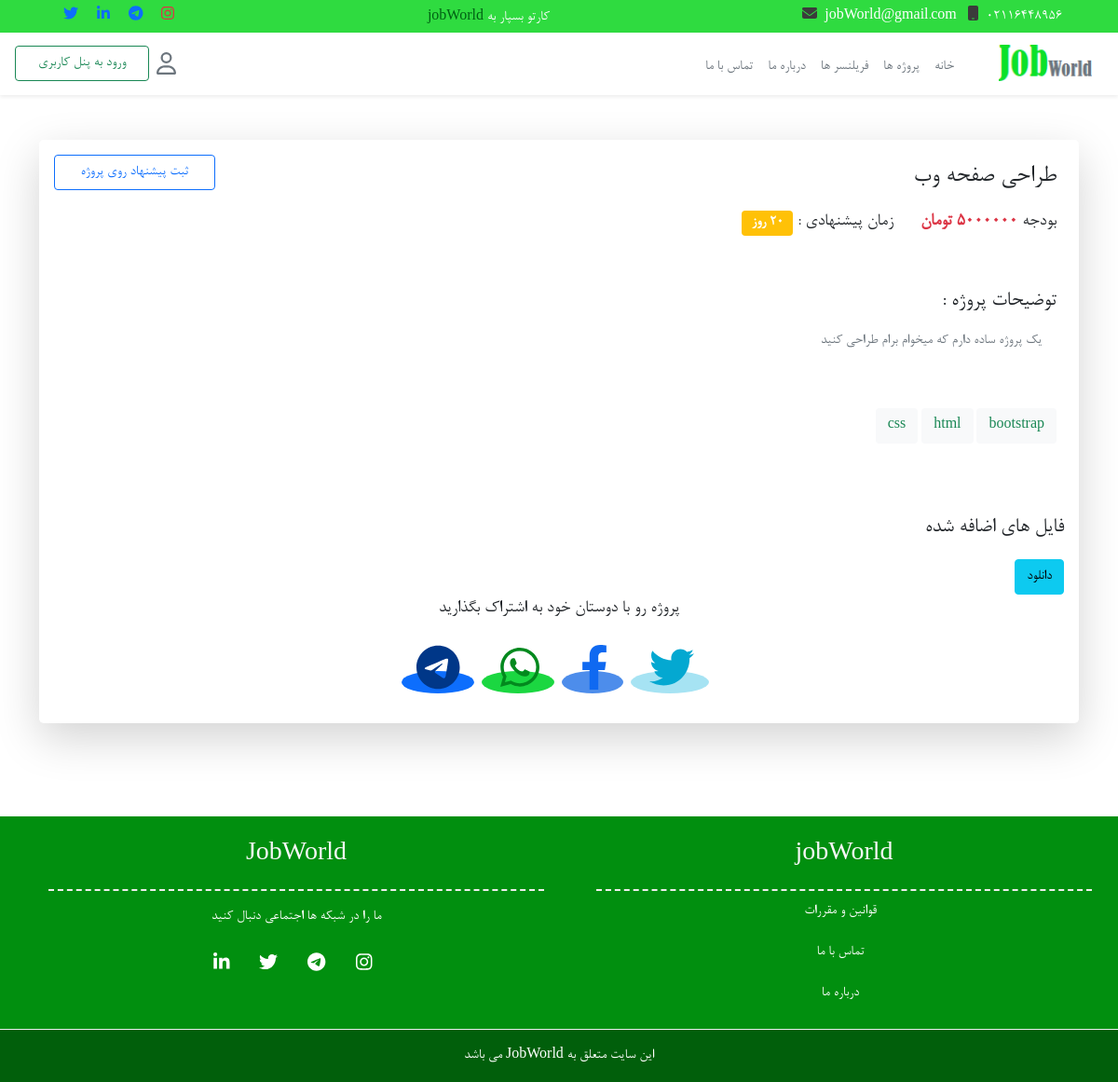
Screenshot of /jobWorld/view-project/11 (signed in) with the database file from the repository.
### tables this page shows
CREATE TABLE `websetting` (
  `id` int(10) UNSIGNED NOT NULL,
  `title` varchar(255) NOT NULL,
  `description` text NOT NULL,
  `title_header` varchar(255) DEFAULT NULL,
  `description_header` varchar(255) DEFAULT NULL,
  `keywords` text DEFAULT NULL,
  `logo` text DEFAULT NULL,
  `icon` text DEFAULT NULL,
  `background_head` text NOT NULL,
  `phone` varchar(12) NOT NULL,
  `email` varchar(120) NOT NULL,
  `instagram` varchar(120) NOT NULL,
  `telegram` varchar(120) NOT NULL,
  `twitter` varchar(120) NOT NULL,
  `linkedin` varchar(120) NOT NULL,
  `created_at` datetime NOT NULL,
  `updated_at` datetime DEFAULT NULL
);

CREATE TABLE `menus` (
  `id` int(10) UNSIGNED NOT NULL,
  `name` varchar(120) NOT NULL,
  `url` varchar(255) NOT NULL,
  `parent_id` int(11) UNSIGNED DEFAULT NULL,
  `created_at` datetime NOT NULL,
  `updated_at` datetime DEFAULT NULL
);

CREATE TABLE `projects` (
  `id` int(10) UNSIGNED NOT NULL,
  `title` varchar(255) NOT NULL,
  `budget` decimal(11,0) NOT NULL,
  `suggested_time` int(10) UNSIGNED NOT NULL,
  `time_expire` int(11) NOT NULL,
  `description` text NOT NULL,
  `tags` varchar(255) DEFAULT NULL,
  `status` tinyint(4) NOT NULL DEFAULT 1 COMMENT '1 => open, 2 => completed , 3 => assigned',
  `image` text DEFAULT NULL,
  `freelancer_id` int(11) NOT NULL,
  `user_id` int(10) UNSIGNED NOT NULL,
  `cat_id` int(10) UNSIGNED NOT NULL,
  `file` text DEFAULT NULL,
  `created_at` datetime NOT NULL,
  `updated_at` datetime DEFAULT NULL
);

### activites/Project/Project.php (called while the page is built, shortened)
<?php
class Project extends Auth
{
    public function viewProject($id)
    {
        $db = new Database();
        $setting = $db->select('SELECT * FROM websetting')->fetch();
        $menus = $db->select('SELECT * FROM menus ')->fetchAll();
        $project = $db->select('SELECT * FROM projects WHERE id=? AND status=1 ', $id)->fetch();
        $disableBtn = false;
        if (isset($_SESSION['user'])) {
            $user = $db->select("SELECT * FROM users WHERE id=?", $_SESSION['user'][0])->fetch();
            if ($user['activity_user'] === 'freelancer') {
                $disableBtn = true;
            } else {
                $disableBtn = false;
            }
        } else {
            $this->redirect('login');
        }
        $tags = explode(',', $project['tags']);
        require_once(BASE_PATH . '/tamplate/App/projects/view-project.php');
    }
}

### index.php (called while the page is built, shortened)
<?php
function uri($reservedUrl, $class, $method, $requestMethod = 'GET')
{
    $currentUrl = explode('?', currentUrl())[0];
    $currentUrl =  str_replace(CURRENT_DOMAIN, '', $currentUrl);
    $currentUrl = trim($currentUrl, '/');
    $currentUrlArray = explode('/', $currentUrl);
    $currentUrlArray = array_filter($currentUrlArray);
    $reservedUrl = trim($reservedUrl, '/');
    $reservedUrlArray = explode('/', $reservedUrl);
    $reservedUrlArray = array_filter($reservedUrlArray);
    if (sizeof($currentUrlArray) != sizeof($reservedUrlArray) || methodFiled() != $requestMethod) {
        return false;
    }
    $parameters = [];
    for ($key = 0; $key < sizeof($currentUrlArray); $key++) {
        if ($reservedUrlArray[$key][0] == '{' && $reservedUrlArray[$key][strlen($reservedUrlArray[$key]) - 1] == "}") {
            array_push($parameters, $currentUrlArray[$key]);
        } else if ($reservedUrlArray[$key] !== $currentUrlArray[$key]) {
            return false;
        }
    }
    $object = new $class;
    call_user_func_array(array($object, $method), $parameters);
    exit();
}
require_once('database/Database.php');
require_once('activites/Admin/Project.php');
require_once('activites/Admin/Project.php');
require_once('activites/project/Project.php');
function protocol()
{
    return stripos($_SERVER['SERVER_PROTOCOL'], 'https') === true ? 'https://' : 'http://';
}
function currentDomain()
{
    return protocol() . $_SERVER['HTTP_HOST'];
}
function asset($src)
{
    return trim(CURRENT_DOMAIN, '/ ') . '/' . trim($src, '/ ');
}
function url($url)
{
    return trim(CURRENT_DOMAIN, '/ ') . '/' . trim($url, '/ ');
}
function currentUrl()
{
    return trim(currentDomain(), '/ ') . $_SERVER['REQUEST_URI'];
}
function methodFiled()
{
    return $_SERVER['REQUEST_METHOD'];
}
uri('/view-project/{id}', 'Project\Project', 'viewProject');

### database/Database.php (called while the page is built, shortened)
<?php
class Database
{
    private $connection;
    private $dbHost = DB_HOST;
    private $dbUsername = DB_USERNAME;
    private $dbPassword = DB_PASSWORD;
    private $dbName = DB_NAME;
    private $options = array(PDO::ATTR_ERRMODE => PDO::ERRMODE_EXCEPTION, PDO::ATTR_DEFAULT_FETCH_MODE => PDO::FETCH_ASSOC, PDO::MYSQL_ATTR_INIT_COMMAND => 'SET NAMES utf8');
    public function __construct()
    {
        try {
            $this->connection = new PDO('mysql:host=' . $this->dbHost . ';dbname=' . $this->dbName, $this->dbUsername, $this->dbPassword, $this->options);
        } catch (PDOException $e) {
            echo 'error -> ' . $e->getMessage();
            exit();
        }
    }
    public function select($sql, $values = null)
    {
        try {
            $stmt = $this->connection->prepare($sql);
            if ($values == null) {
                $stmt->execute();
            } else {
                $stmt->execute([$values]);
            }
            return $stmt;
        } catch (PDOException $e) {
            echo 'error -> ' . $e->getMessage();
            return false;
        }
    }
}

### tamplate/App/projects/view-project.php (the view, shortened to what this page needs)
<?php require_once(BASE_PATH . '/tamplate/App/layouts/header.php') ?>
<section class="project-details mt-5">
    <div class="container">
        <div class="bg-white shadow-lg rounded-3 p-3">
            <div class="row">
                <div class="col-lg-8">
                    <div class="project-details-info p-2">
                        <div class="project-title-info d-flex align-items-center">
                            <h3><?= $project['title'] ?></h3>
                        </div>
                        <div class="project-price-info py-2">
                            <span class="fs-5">بودجه <span class="text-danger fw-bold"><?= $project['budget'] ?>
                                    تومان</span>
                            </span>
                            <span class="me-4 fs-5">زمان پیشنهادی : <span class="badge bg-warning fs-6"><?= $project['suggested_time'] ?>
                                    روز</span></span>
                        </div>
                        <div class="project-desc mt-5">
                            <h4>توضیحات پروژه : </h4>
                            <p class="px-3 py-2 text-muted"><?= $project['description'] ?></p>
                        </div>
                        <div class="tag my-5">
                            <?php if ($tags !== null) {
                                foreach ($tags as $tag) {
                            ?>
                                    <a href="<?= url('show-projects/' . $project['cat_id']) ?>" class="btn bg-light text-success mt-1" target="_blank"><?= $tag ?></a>
                            <?php   }
                            }  ?>
                        </div>
                    </div>
                </div>
                <div class="col-lg-4">
                    <div class="d-flex flex-column align-items-end gap-2">
                        <a class="btn btn-outline-primary w-50 <?= $disableBtn == false ? 'disabled' : '' ?>" href="<?= $disableBtn == false ? '#' : url('register-offer-view/' . $project['id'])   ?>">ثبت
                            پیشنهاد
                            روی
                            پروژه</a>
                    </div>
                </div>
            </div>
            <div class="row mt-3">
                <div class="col-lg-12">
                    <?php if($project['file'] != null){?>
                    <p class="fs-4">فایل های اضافه شده</p>
                    <a href="<?= $project['file'] ?>" download class="btn btn-info">دانلود</a>
                    <?php } ?>
                </div>
                <div class="col-lg-12">
                    <div class="share-project  d-flex justify-content-center flex-column align-items-center">
                        <p class="fs-5 mb-4"> پروژه رو با دوستان خود به اشتراک بگذارید </p>
                        <ul class="text-center">
                            <li class="twitter px-3 py-1 m-1"><a href="https://twitter.com/intent/tweet?url=<?php echo urlencode(currentUrl()); ?>&text=<?php echo urlencode($project['title']); ?>"><i class="fab fa-twitter fa-3x "></i></a>
                            </li>
                            <li class="facebook px-3 py-1 m-1"><a href="https://www.facebook.com/sharer/sharer.php?u=<?php echo urlencode(currentUrl()); ?>"><i class="fab fa-facebook-f  fa-3x"></i></a>
                            </li>
                            <li class="whatsapp px-3 py-1 m-1"><a href="https://api.whatsapp.com/send?text=<?php echo urlencode($project['title'] . ' ' . currentUrl()); ?>" target="_blank"><i class="fab fa-whatsapp  fa-3x"></i></a>
                            </li>
                            <li class="telegram px-3 py-1 m-1"><a href="https://t.me/share/url?url=<?php echo urlencode(currentUrl()) . '&text= ' . urlencode($project['title']) ?>"><i class="fab fa-telegram  fa-3x"></i></a>
                            </li>
                        </ul>
                    </div>
                </div>
            </div>
        </div>
    </div>
</section>
<?php require_once(BASE_PATH . '/tamplate/App/layouts/footer.php') ?>

### tamplate/App/layouts/header.php (shortened to what this page needs)
<!DOCTYPE html>
<html lang="en">
<head>
    <link rel="stylesheet" href="<?= asset('public/css/style.css') ?>">
    <link rel="stylesheet" href="<?= asset('public/css/responsive.css') ?>">
    <link rel="stylesheet" href="<?= asset('public/css/all.min.css') ?>">
    <link rel="stylesheet" href="<?= asset('public/css/bootstrap.min.css') ?>">
    <link rel="stylesheet" href="<?= asset('public/css/animate.css') ?>">
    <link rel="stylesheet" href="<?= asset('public/css/owl.carousel.min.css') ?>">
    <link rel="stylesheet" href="<?= asset('public/css/owl.theme.default.min.css') ?>">
    <link rel="stylesheet" href="<?= asset('public/jalalidatepicker/persian-datepicker.min.css') ?>">
</head>
<body>
    <section class="nav-top d-none d-md-block" style="background-color: #2FDB40 !important;">
        <div class="container-fluid">
            <div class=" d-flex justify-content-between mx-5 justify-content-center align-items-center py-1">
                <div class="nav-top-contact">
                    <span class="text-white "><?= $setting['phone'] ?><i class="fa fa-mobile mx-2"></i></span>
                    <span class="text-white"><?= $setting['email'] ?><i class="fa fa-envelope mx-2"></i></span>
                </div>
                <div class="nav-top-logo d-none d-md-block">
                    <span class="text-white">کارتو بسپار به <span
                            class="logo-job"><?= $setting['title'] ?></span></span>
                </div>
                <div class="nav-top-social d-none  d-lg-block">
                    <a href="<?= $setting['instagram'] ?>"><i class="fab fa-instagram  px-2 text-danger"></i></a>
                    <a href="<?= $setting['telegram'] ?>"><i class="fab fa-telegram  px-2 text-primary"></i></a>
                    <a href="<?= $setting['linkedin'] ?>"><i class="fab fa-linkedin-in  px-2 text-primary"></i></a>
                    <a href="<?= $setting['twitter'] ?>"><i class="fab fa-twitter  px-2 text-primary"></i></a>
                </div>
            </div>
        </div>
    </section>
    <nav class="navbar navbar-expand-lg  shadow-sm ">
        <div class="container-fluid">
            <a class="navbar-brand text-secondary" href="<?= url('/') ?>"><img src="<?= asset($setting['logo']) ?>"
                    alt="logo" width="100"></a>
            <div class="collapse navbar-collapse align-items-center">
                <ul class="navbar-nav mt-2 mb-2 mb-lg-0">
                    <li class="nav-item">
                        <a class="nav-link text-secondary active" aria-current="page" href="<?= url('/') ?>">خانه</a>
                    </li>
                    <?php foreach ($menus as $menu) {
                        if ($menu['parent_id'] == null) {
                    ?>
                    <li class="nav-item">
                        <a class="nav-link text-secondary" aria-current="page"
                            href="<?= url($menu['url']) ?>"><?= $menu['name'] ?>
                        </a>
                    </li>
                    <?php }
                    }
                        ?>
                </ul>
            </div>
            <div class="btn-register-login me-auto d-flex align-items-center">
                <i class="far fa-user text-secondary fa-xl ms-2 "></i>
                <?php
                if (isset($_SESSION['user'])) {
                ?>
                <?php if ($_SESSION['user'][1] == 'admin') { ?>
                <a href="<?= url('admin') ?>" class="btn-login btn px-4  ms-1 btn-outline-success">ورود به پنل
                    ادمین</a>
                <?php } else { ?>
                <a href="<?= url('panel') ?>" class="btn-login btn px-4  ms-1 btn-outline-success">ورود به پنل
                    کاربری</a>
                <?php } ?>
                <?php } else {  ?>
                <a href="<?= url('login') ?>" class="btn-login btn px-4  ms-1 btn-outline-success">ورود</a>
                <a href="<?= url('register') ?>" class="btn-register btn px-4 ms-1  text-white">ثبت نام</a>
                <?php } ?>
            </div>
        </div>
    </nav>

### public/css/style.css (style rules this page uses)
* { direction: rtl; box-sizing: border-box; font-family: 'b-nazanin'; list-style-type: none; text-decoration: none; text-align: right; box-shadow: none !important; outline: none !important; }
body { font-size: 18px; }
.logo-job { color: #006113; font-family: 'Bernard MT'; }
.nav-top-contact svg { color: #3b3b3b; }
.navbar-brand { font-family: 'Bernard MT'; }
.btn-login { border-color: #0CE128; }
.share-project .twitter { background-color: #a6e3f3; display: inline; border-radius: 100%; -webkit-border-radius: 100%; -moz-border-radius: 100%; -ms-border-radius: 100%; -o-border-radius: 100%; }
.share-project .twitter a { color: #04a8d1; }
.share-project .facebook { background-color: #4d8deb; display: inline; border-radius: 100%; -webkit-border-radius: 100%; -moz-border-radius: 100%; -ms-border-radius: 100%; -o-border-radius: 100%; }
.share-project .facebook a { color: #0f69f1; }
.share-project .whatsapp { background-color: #1bd741; display: inline; border-radius: 100%; -webkit-border-radius: 100%; -moz-border-radius: 100%; -ms-border-radius: 100%; -o-border-radius: 100%; }
.share-project .whatsapp a { color: #03891e !important; }
.share-project .telegram { background-color: #0d6efd; display: inline; border-radius: 100%; -webkit-border-radius: 100%; -moz-border-radius: 100%; -ms-border-radius: 100%; -o-border-radius: 100%; }
.share-project .telegram a { color: #003788; }

### rows the page displays
websetting: phone "02116448956", email "jobWorld@gmail.com", title "jobWorld", logo (picture)
menus: name "پروژه ها"
menus: name "فریلنسر ها"
menus: name "درباره ما"
menus: name "تماس با ما"
projects: title "طراحی صفحه وب", budget "5000000", suggested_time "20", description "یک پروژه ساده دارم که میخوام برام طراحی کنید", tags "bootstrap", tags "html", tags "css"
